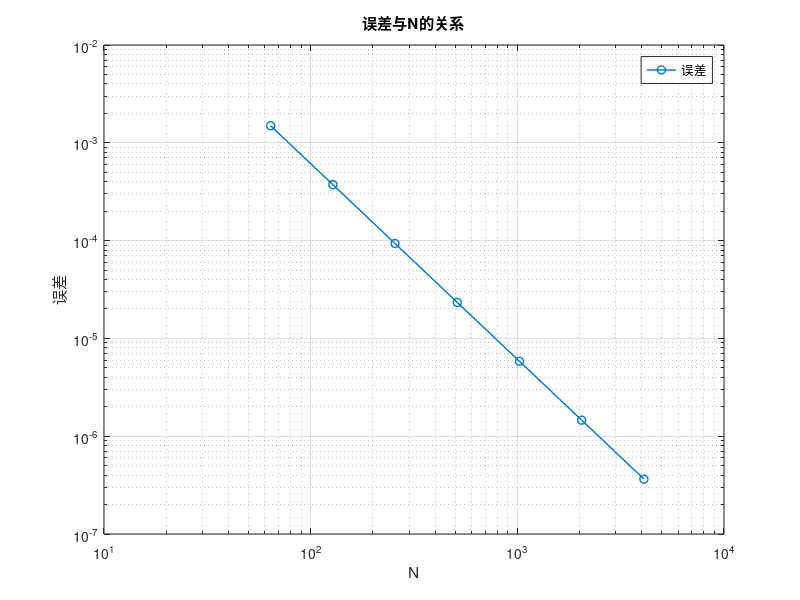

MATLAB code for this plot:
% 数据
N = [64, 128, 256, 512, 1024, 2048, 4096];
error = [0.0014951, 0.00037363, 0.000093399, 0.000023349, 0.0000058372, 0.0000014593, 0.00000036483];

for i = 1:6
    disp(error(1, i) / error(1, i+1))
end

% 绘制对数-对数图
figure;
loglog(N, error, '-o', 'LineWidth', 1);
grid on;

% 设置坐标轴标签
xlabel('N');
ylabel('误差');

% 设置标题
title('误差与N的关系');

% 设置图例
legend('误差');